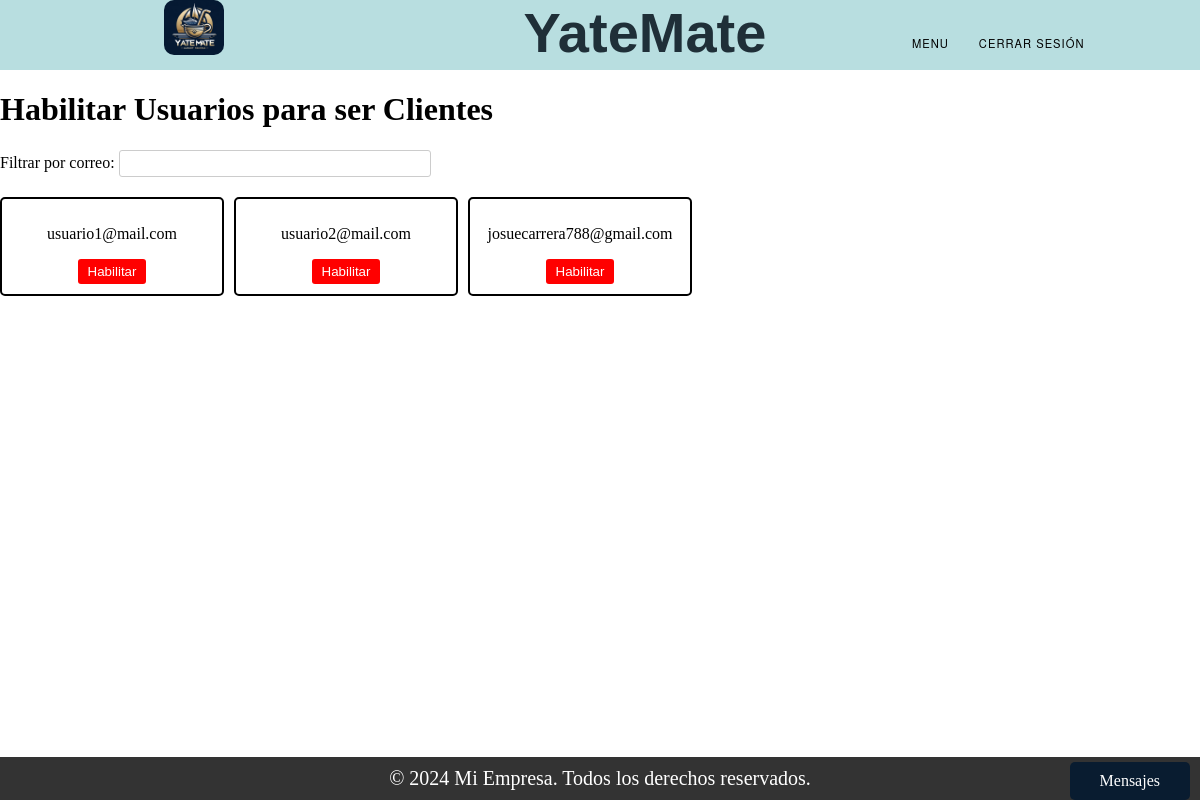
The app's page /enable_accounts/ (signed in), older data.
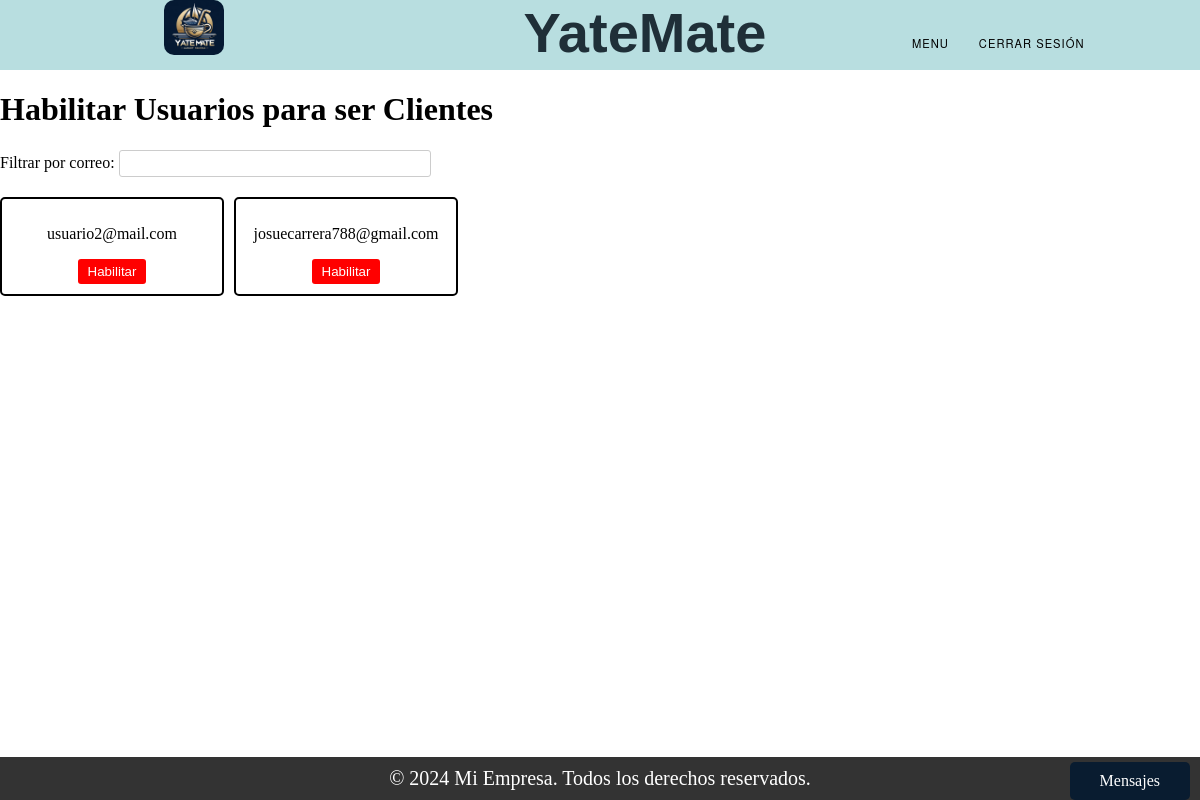
The same page, newer data.
### Register/models.py (models this page shows, shortened)
class User(models.Model):
    TIPOS = (
        ('Administrador', 'Administrador'),
        ('Usuario', 'Usuario'),
        ('Cliente', 'Cliente'),
    )
    mail = models.CharField(max_length=150, unique=True)  # Nombre de usuario (email).
    tipo = models.CharField(max_length=20, choices=TIPOS)
    password = models.CharField(max_length=128)  # Contraseña.
    nombre = models.CharField(max_length=255)
    apellido = models.CharField(max_length=255)
    dni = models.CharField(max_length=20)
    fecha_expiracion_dni = models.DateField()
    nacionalidad = models.CharField(max_length=100)
    genero = models.CharField(max_length=10)
    domicilio = models.CharField(max_length=255)
    fecha_nacimiento = models.DateField()
    cuil_cuit = models.CharField(max_length=20)
    moroso = models.BooleanField(default=False)

### Home/views.py (the view)
# urls.py: path('enable_accounts/',views.usuarios_inhabilitados,name='enable_accounts'),
def usuarios_inhabilitados(request):
    usuarios_inhabilitados = User.objects.filter(tipo='Usuario')
    context = {
        'usuarios_inhabilitados': usuarios_inhabilitados
    }
    return render(request, 'enable_accounts.html', context)

### Trueque/context_processors.py (called while the page is built)
def conversaciones_usuario(request):
    user_id = request.session.get('user_id')
    if user_id:
        conversaciones = Conversacion.objects.filter(Q(dueño_publicacion=user_id) | Q(solicitante=user_id))
        return {'conversaciones_usuario': conversaciones}
    else:
        return {'conversaciones_usuario': []}

### Trueque/models.py (called while the page is built)
    def get_mensajes(self):
        return Mensajes_chat.objects.filter(conversacion=self).order_by('enviado_a')

### Home/templates/enable_accounts.html (shortened to what this page needs)
{% extends "base.html" %}
{% load static %}
{% block content %}
<h1>Habilitar Usuarios para ser Clientes</h1>
<div class="filtro-container">
  <label for="filtro-mail">Filtrar por correo:</label>
  <input type="text" id="filtro-mail" class="filtro-input">
</div>
{% if usuarios_inhabilitados %}
  <div class="usuarios-container">
    {% for usuario in usuarios_inhabilitados %}
      <div class="usuario-bloque">
        <p>{{ usuario.mail }}</p>
        <form action="{% url 'habilitar_usuario' usuario.id %}" method="POST" style="display: inline;">
          <button type="submit" class="btn-habilitar">Habilitar</button>
        </form>
      </div>
    {% endfor %}
  </div>
{% else %}
  <p>No hay usuarios Registrados.</p>
{% endif %}
{% endblock %}

Row changes from the older to the newer data that the page shows:
no longer on this page (row edited): User: mail "usuario1@mail.com"
